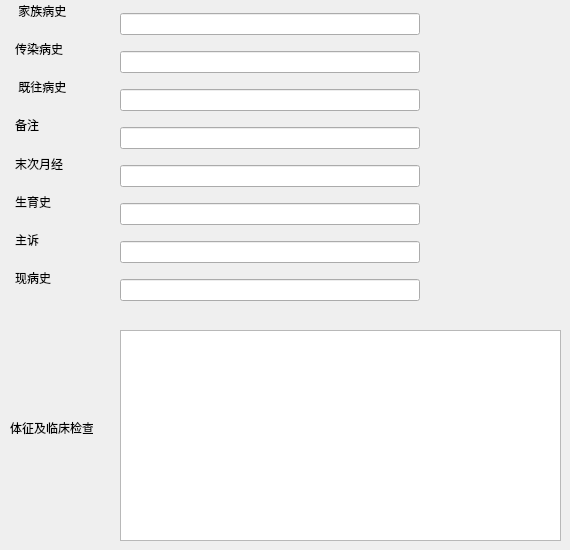
      <widget class="QWidget" name="tabIllnessHistory">
       <attribute name="title">
        <string>临床病史</string>
       </attribute>
       <widget class="QLabel" name="label_30">
        <property name="geometry">
         <rect>
          <x>10</x>
          <y>420</y>
          <width>83</width>
          <height>16</height>
         </rect>
        </property>
        <property name="text">
         <string>体征及临床检查：</string>
        </property>
       </widget>
       <widget class="QTextEdit" name="textEditTiZheng">
        <property name="geometry">
         <rect>
          <x>120</x>
          <y>330</y>
          <width>441</width>
          <height>211</height>
         </rect>
        </property>
        <property name="minimumSize">
         <size>
          <width>300</width>
          <height>0</height>
         </size>
        </property>
       </widget>
       <widget class="QLabel" name="label_25">
        <property name="geometry">
         <rect>
          <x>15</x>
          <y>3</y>
          <width>53</width>
          <height>16</height>
         </rect>
        </property>
        <property name="text">
         <string> 家族病史：</string>
        </property>
       </widget>
       <widget class="QLabel" name="label_32">
        <property name="geometry">
         <rect>
          <x>15</x>
          <y>117</y>
          <width>28</width>
          <height>16</height>
         </rect>
        </property>
        <property name="text">
         <string>备注：</string>
        </property>
       </widget>
       <widget class="QLabel" name="label_27">
        <property name="geometry">
         <rect>
          <x>15</x>
          <y>79</y>
          <width>53</width>
          <height>16</height>
         </rect>
        </property>
        <property name="text">
         <string> 既往病史：</string>
        </property>
       </widget>
       <widget class="QLabel" name="label_26">
        <property name="geometry">
         <rect>
          <x>15</x>
          <y>41</y>
          <width>50</width>
          <height>16</height>
         </rect>
        </property>
        <property name="text">
         <string>传染病史：</string>
        </property>
       </widget>
       <widget class="QLabel" name="label_28">
        <property name="geometry">
         <rect>
          <x>15</x>
          <y>232</y>
          <width>28</width>
          <height>16</height>
         </rect>
        </property>
        <property name="text">
         <string>主诉：</string>
        </property>
       </widget>
       <widget class="QLabel" name="label_34">
        <property name="geometry">
         <rect>
          <x>15</x>
          <y>194</y>
          <width>39</width>
          <height>16</height>
         </rect>
        </property>
        <property name="text">
         <string>生育史：</string>
        </property>
       </widget>
       <widget class="QLabel" name="label_33">
        <property name="geometry">
         <rect>
          <x>15</x>
          <y>156</y>
          <width>50</width>
          <height>16</height>
         </rect>
        </property>
        <property name="text">
         <string>末次月经：</string>
        </property>
       </widget>
       <widget class="QLabel" name="label_29">
        <property name="geometry">
         <rect>
          <x>15</x>
          <y>270</y>
          <width>39</width>
          <height>16</height>
         </rect>
        </property>
        <property name="text">
         <string>现病史：</string>
        </property>
       </widget>
       <widget class="QLineEdit" name="lineEditFimilyHistory">
        <property name="geometry">
         <rect>
          <x>120</x>
          <y>13</y>
          <width>300</width>
          <height>22</height>
         </rect>
        </property>
        <property name="minimumSize">
         <size>
          <width>300</width>
          <height>0</height>
         </size>
        </property>
       </widget>
       <widget class="QLineEdit" name="lineEditAgo">
        <property name="geometry">
         <rect>
          <x>120</x>
          <y>89</y>
          <width>300</width>
          <height>22</height>
         </rect>
        </property>
        <property name="minimumSize">
         <size>
          <width>300</width>
          <height>0</height>
         </size>
        </property>
       </widget>
       <widget class="QLineEdit" name="lineEditCHuanRan">
        <property name="geometry">
         <rect>
          <x>120</x>
          <y>51</y>
          <width>300</width>
          <height>22</height>
         </rect>
        </property>
        <property name="minimumSize">
         <size>
          <width>300</width>
          <height>0</height>
         </size>
        </property>
       </widget>
       <widget class="QLineEdit" name="lineEditChuCao">
        <property name="geometry">
         <rect>
          <x>120</x>
          <y>127</y>
          <width>300</width>
          <height>22</height>
         </rect>
        </property>
        <property name="minimumSize">
         <size>
          <width>300</width>
          <height>0</height>
         </size>
        </property>
       </widget>
       <widget class="QLineEdit" name="lineEditLast">
        <property name="geometry">
         <rect>
          <x>120</x>
          <y>165</y>
          <width>300</width>
          <height>22</height>
         </rect>
        </property>
        <property name="minimumSize">
         <size>
          <width>300</width>
          <height>0</height>
         </size>
        </property>
       </widget>
       <widget class="QLineEdit" name="lineEditBornHistory">
        <property name="geometry">
         <rect>
          <x>120</x>
          <y>203</y>
          <width>300</width>
          <height>22</height>
         </rect>
        </property>
        <property name="minimumSize">
         <size>
          <width>300</width>
          <height>0</height>
         </size>
        </property>
       </widget>
       <widget class="QLineEdit" name="lineEditZhuSu">
        <property name="geometry">
         <rect>
          <x>120</x>
          <y>241</y>
          <width>300</width>
          <height>22</height>
         </rect>
        </property>
        <property name="minimumSize">
         <size>
          <width>300</width>
          <height>0</height>
         </size>
        </property>
       </widget>
       <widget class="QLineEdit" name="lineEditNow">
        <property name="geometry">
         <rect>
          <x>120</x>
          <y>279</y>
          <width>300</width>
          <height>22</height>
         </rect>
        </property>
        <property name="minimumSize">
         <size>
          <width>300</width>
          <height>0</height>
         </size>
        </property>
       </widget>
      </widget>
